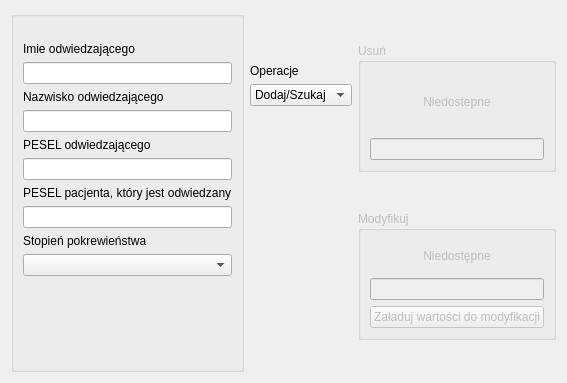
          <widget class="QWidget" name="p_visit_tab">
           <attribute name="title">
            <string>Odwiedziny</string>
           </attribute>
           <layout class="QGridLayout" name="gridLayout_11" columnstretch="3,1,2">
            <item row="0" column="1">
             <layout class="QVBoxLayout" name="verticalLayout_35" stretch="1,0,0,5">
              <item>
               <spacer name="verticalSpacer_18">
                <property name="orientation">
                 <enum>Qt::Vertical</enum>
                </property>
                <property name="sizeHint" stdset="0">
                 <size>
                  <width>20</width>
                  <height>40</height>
                 </size>
                </property>
               </spacer>
              </item>
              <item>
               <widget class="QLabel" name="label_23">
                <property name="text">
                 <string>Operacje</string>
                </property>
               </widget>
              </item>
              <item>
               <widget class="QComboBox" name="p_odw_oper_combo">
                <item>
                 <property name="text">
                  <string>Dodaj/Szukaj</string>
                 </property>
                </item>
               </widget>
              </item>
              <item>
               <spacer name="verticalSpacer_19">
                <property name="orientation">
                 <enum>Qt::Vertical</enum>
                </property>
                <property name="sizeHint" stdset="0">
                 <size>
                  <width>20</width>
                  <height>40</height>
                 </size>
                </property>
               </spacer>
              </item>
             </layout>
            </item>
            <item row="0" column="0">
             <layout class="QVBoxLayout" name="verticalLayout_33">
              <item>
               <widget class="QGroupBox" name="p_odw_gM">
                <property name="title">
                 <string/>
                </property>
                <layout class="QVBoxLayout" name="verticalLayout_34" stretch="1,0,0,0,0,0,0,0,0,0,0,3,2">
                 <item>
                  <spacer name="verticalSpacer_65">
                   <property name="orientation">
                    <enum>Qt::Vertical</enum>
                   </property>
                   <property name="sizeHint" stdset="0">
                    <size>
                     <width>20</width>
                     <height>40</height>
                    </size>
                   </property>
                  </spacer>
                 </item>
                 <item>
                  <widget class="QLabel" name="label_78">
                   <property name="text">
                    <string>Imie odwiedzającego</string>
                   </property>
                  </widget>
                 </item>
                 <item>
                  <widget class="QLineEdit" name="p_odw_gM_imie_edit"/>
                 </item>
                 <item>
                  <widget class="QLabel" name="label_79">
                   <property name="text">
                    <string>Nazwisko odwiedzającego</string>
                   </property>
                  </widget>
                 </item>
                 <item>
                  <widget class="QLineEdit" name="p_odw_gM_nazw_edit"/>
                 </item>
                 <item>
                  <widget class="QLabel" name="label_80">
                   <property name="text">
                    <string>PESEL odwiedzającego</string>
                   </property>
                  </widget>
                 </item>
                 <item>
                  <widget class="QLineEdit" name="p_odw_gM_peselO_edit"/>
                 </item>
                 <item>
                  <widget class="QLabel" name="label_94">
                   <property name="text">
                    <string>PESEL pacjenta, który jest odwiedzany</string>
                   </property>
                  </widget>
                 </item>
                 <item>
                  <widget class="QLineEdit" name="p_odw_gM_pesel_edit"/>
                 </item>
                 <item>
                  <widget class="QLabel" name="label_95">
                   <property name="text">
                    <string>Stopień pokrewieństwa</string>
                   </property>
                  </widget>
                 </item>
                 <item>
                  <widget class="QComboBox" name="p_odw_gM_pokr_combo">
                   <item>
                    <property name="text">
                     <string/>
                    </property>
                   </item>
                   <item>
                    <property name="text">
                     <string>Rodzeństwo</string>
                    </property>
                   </item>
                   <item>
                    <property name="text">
                     <string>Dziadkowie</string>
                    </property>
                   </item>
                   <item>
                    <property name="text">
                     <string>Rodzice</string>
                    </property>
                   </item>
                   <item>
                    <property name="text">
                     <string>Kuzynostwo</string>
                    </property>
                   </item>
                   <item>
                    <property name="text">
                     <string>Wujostwo</string>
                    </property>
                   </item>
                  </widget>
                 </item>
                 <item>
                  <spacer name="verticalSpacer_66">
                   <property name="orientation">
                    <enum>Qt::Vertical</enum>
                   </property>
                   <property name="sizeHint" stdset="0">
                    <size>
                     <width>20</width>
                     <height>40</height>
                    </size>
                   </property>
                  </spacer>
                 </item>
                 <item>
                  <widget class="QLabel" name="p_odw_gM_notif_label">
                   <property name="text">
                    <string/>
                   </property>
                  </widget>
                 </item>
                </layout>
               </widget>
              </item>
             </layout>
            </item>
            <item row="0" column="2">
             <layout class="QVBoxLayout" name="verticalLayout_36" stretch="1,4,1,4,1">
              <item>
               <spacer name="verticalSpacer_67">
                <property name="orientation">
                 <enum>Qt::Vertical</enum>
                </property>
                <property name="sizeHint" stdset="0">
                 <size>
                  <width>20</width>
                  <height>40</height>
                 </size>
                </property>
               </spacer>
              </item>
              <item>
               <widget class="QGroupBox" name="p_odw_gU">
                <property name="enabled">
                 <bool>false</bool>
                </property>
                <property name="title">
                 <string>Usuń</string>
                </property>
                <layout class="QVBoxLayout" name="verticalLayout_37">
                 <item>
                  <widget class="QLabel" name="label_24">
                   <property name="text">
                    <string>Niedostepne</string>
                   </property>
                   <property name="alignment">
                    <set>Qt::AlignCenter</set>
                   </property>
                   <property name="wordWrap">
                    <bool>true</bool>
                   </property>
                  </widget>
                 </item>
                 <item>
                  <widget class="QLineEdit" name="lineEdit_11"/>
                 </item>
                </layout>
               </widget>
              </item>
              <item>
               <spacer name="verticalSpacer_68">
                <property name="orientation">
                 <enum>Qt::Vertical</enum>
                </property>
                <property name="sizeHint" stdset="0">
                 <size>
                  <width>20</width>
                  <height>40</height>
                 </size>
                </property>
               </spacer>
              </item>
              <item>
               <widget class="QGroupBox" name="p_odw_gMod">
                <property name="enabled">
                 <bool>false</bool>
                </property>
                <property name="title">
                 <string>Modyfikuj</string>
                </property>
                <layout class="QVBoxLayout" name="verticalLayout_38">
                 <item>
                  <widget class="QLabel" name="label_25">
                   <property name="text">
                    <string>Niedostępne</string>
                   </property>
                   <property name="alignment">
                    <set>Qt::AlignCenter</set>
                   </property>
                   <property name="wordWrap">
                    <bool>true</bool>
                   </property>
                  </widget>
                 </item>
                 <item>
                  <widget class="QLineEdit" name="lineEdit_12"/>
                 </item>
                 <item>
                  <widget class="QPushButton" name="pushButton_18">
                   <property name="text">
                    <string>Załaduj wartości do modyfikacji</string>
                   </property>
                  </widget>
                 </item>
                </layout>
               </widget>
              </item>
              <item>
               <spacer name="verticalSpacer_69">
                <property name="orientation">
                 <enum>Qt::Vertical</enum>
                </property>
                <property name="sizeHint" stdset="0">
                 <size>
                  <width>20</width>
                  <height>40</height>
                 </size>
                </property>
               </spacer>
              </item>
             </layout>
            </item>
           </layout>
          </widget>
